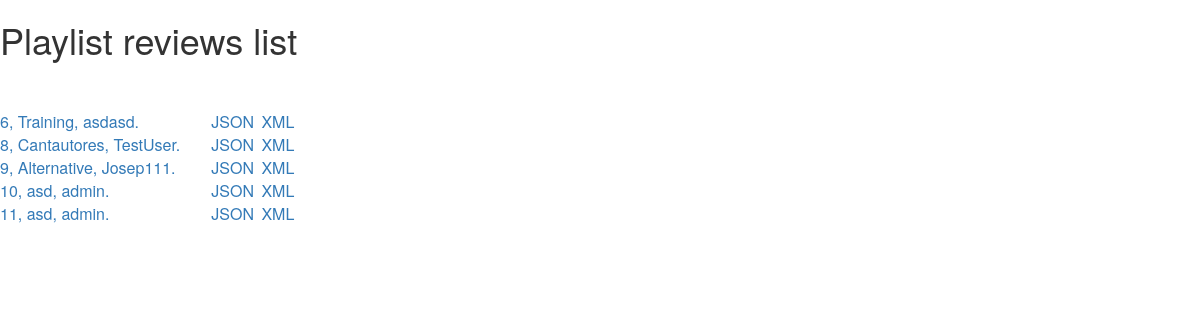
/playlistreviews/, run on an earlier commit of the app's database.
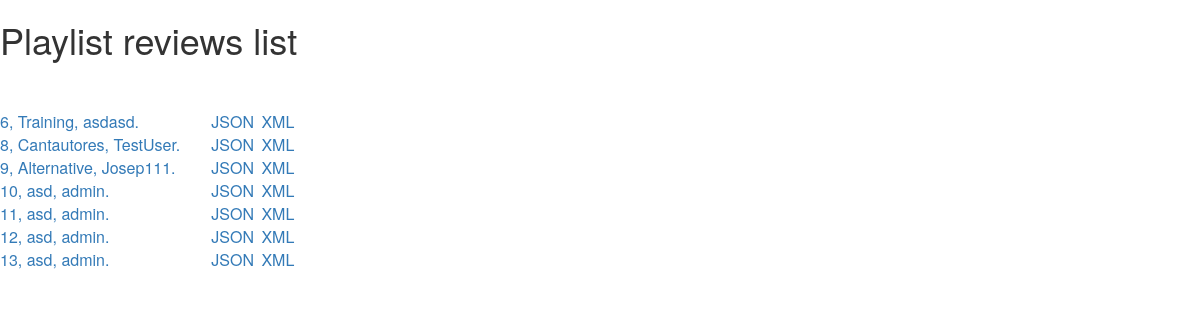
And on a later commit of the database.
### iMusicMatch/models.py (models this page shows, shortened)
class PlaylistReview(models.Model):
    playlistID = models.ForeignKey(Playlist)
    user = models.ForeignKey(Django_User)
    date = models.DateField()
    review = models.CharField(max_length = 1000)
    def __unicode__(self):
        return "{0}, {1}, {2}".format(self.id, self.playlistID.name, self.user.username)

class Playlist(models.Model):
    scID = models.IntegerField()
    name = models.CharField(max_length=100)
    members = models.ManyToManyField(User)
    trackList = models.ManyToManyField(Track)

### iMusicMatch/views.py (the view)
# urls.py: url(r'^playlistreviews/$',  views.ListingHTMLPlaylistReviews,    name='playlistreview_list'),
def ListingHTMLPlaylistReviews(request):
    entitys = PlaylistReview.objects.all()
    return ListEntity(request, "playlistreviews", "Playlist reviews", entitys)

### iMusicMatch/views.py (called while the page is built)
def ListEntity(request, basename, entityType, entitys):
    return render(request, 'iMusicMatch/ListingEntity.html', {'basename':basename,'entitys': entitys, 'entityType': entityType})

### templates/iMusicMatch/ListingEntity.html (shortened to what this page needs)
<link rel="stylesheet" href="//maxcdn.bootstrapcdn.com/bootstrap/3.2.0/css/bootstrap.min.css">
<link rel="stylesheet" href="//maxcdn.bootstrapcdn.com/bootstrap/3.2.0/css/bootstrap-theme.min.css">
 <html>
        <head>
        </head>
        <body>
             <div>
                <h1><p>{{ entityType }} list</p></h1>
                 <br> </br>
            </div>
        <table style="width:25%">
        {% for entity in entitys %}
            <tr>
                <td><a href={{ entity.id }}>{{ entity }}.</a></td>
                <td><a href="/{{ basename }}.json/{{ entity.id }}">JSON</a></td>
                <td><a href="/{{ basename }}.xml/{{ entity.id }}">XML</a></td>
            </tr>
        {% endfor %}
        </table>
        </body>
    </html>

What changed in the data, as far as the page shows it:
added PlaylistReview: id+playlistID+user "12, asd, admin"
added PlaylistReview: id+playlistID+user "13, asd, admin"
